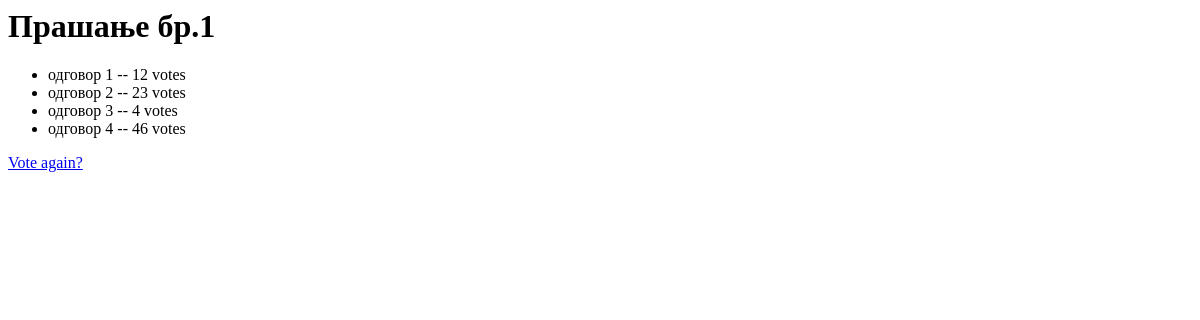
Before: /polls/1/results/ with the older database file.
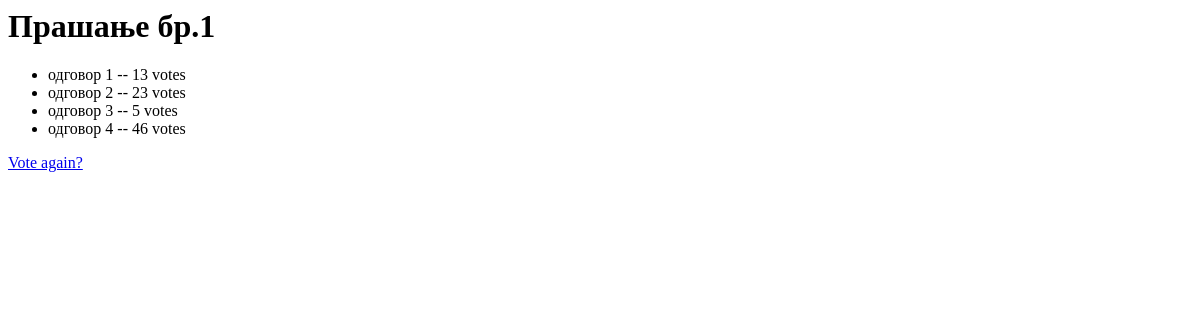
After: the same page with the newer database file.
### polls/models.py (models this page shows, shortened)
class Choice(models.Model):
    question = models.ForeignKey(Question, on_delete=models.CASCADE)
    choice_text = models.CharField(max_length=200)
    votes = models.IntegerField(default=0)

### polls/views.py (the view)
# urls.py: path('<int:pk>/results/', views.ResultsView.as_view(), name='results'),
class ResultsView(DetailView):
    model = Question
    template_name = 'polls/results.html'

### polls/templates/polls/results.html
<h1>{{ question.question_text }}</h1>
<ul>
{% for choice in question.choice_set.all %}
    <li>{{ choice.choice_text }} -- {{ choice.votes }} vote{{ choice.votes|pluralize }}</li>
{% endfor %}
</ul>
<a href="{% url 'polls:detail' question.id %}">Vote again?</a>

Changed rows visible on the page:
changed Choice "одговор 1": votes "12" → "13"
changed Choice "одговор 3": votes "4" → "5"
